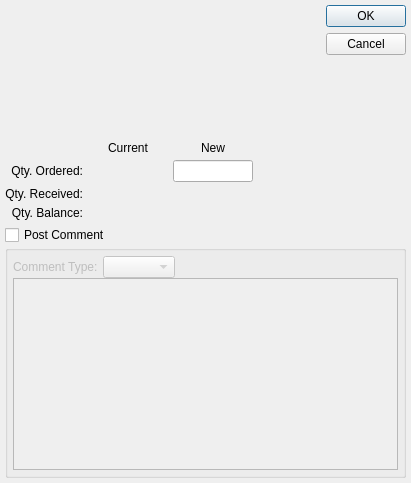
<?xml version="1.0" encoding="UTF-8"?>
<ui version="4.0">
 <comment>This file is part of the xTuple ERP: PostBooks Edition, a free and
open source Enterprise Resource Planning software suite,
Copyright (c) 1999-2011 by OpenMFG LLC, d/b/a xTuple.
It is licensed to you under the Common Public Attribution License
version 1.0, the full text of which (including xTuple-specific Exhibits)
is available at www.xtuple.com/CPAL.  By using this software, you agree
to be bound by its terms.</comment>
 <class>changeWoQty</class>
 <widget class="QDialog" name="changeWoQty">
  <property name="geometry">
   <rect>
    <x>0</x>
    <y>0</y>
    <width>411</width>
    <height>483</height>
   </rect>
  </property>
  <property name="windowTitle">
   <string>Change W/O Quantity Ordered</string>
  </property>
  <layout class="QGridLayout" name="gridLayout">
   <item row="0" column="0">
    <layout class="QVBoxLayout">
     <property name="spacing">
      <number>5</number>
     </property>
     <item>
      <layout class="QHBoxLayout">
       <property name="spacing">
        <number>2</number>
       </property>
       <item>
        <widget class="WoCluster" name="_wo"/>
       </item>
       <item>
        <spacer>
         <property name="orientation">
          <enum>Qt::Horizontal</enum>
         </property>
         <property name="sizeType">
          <enum>QSizePolicy::Expanding</enum>
         </property>
         <property name="sizeHint" stdset="0">
          <size>
           <width>20</width>
           <height>20</height>
          </size>
         </property>
        </spacer>
       </item>
       <item>
        <widget class="QDialogButtonBox" name="_buttonBox">
         <property name="orientation">
          <enum>Qt::Vertical</enum>
         </property>
         <property name="standardButtons">
          <set>QDialogButtonBox::Cancel|QDialogButtonBox::Ok</set>
         </property>
        </widget>
       </item>
      </layout>
     </item>
     <item>
      <layout class="QHBoxLayout">
       <property name="spacing">
        <number>0</number>
       </property>
       <item>
        <layout class="QGridLayout">
         <item row="1" column="0">
          <widget class="QLabel" name="_qtyOrderedLit">
           <property name="text">
            <string>Qty. Ordered:</string>
           </property>
           <property name="alignment">
            <set>Qt::AlignRight|Qt::AlignTrailing|Qt::AlignVCenter</set>
           </property>
          </widget>
         </item>
         <item row="0" column="2">
          <widget class="QLabel" name="_newLit">
           <property name="text">
            <string>New</string>
           </property>
           <property name="alignment">
            <set>Qt::AlignCenter</set>
           </property>
          </widget>
         </item>
         <item row="1" column="2">
          <widget class="XLineEdit" name="_newQtyOrdered">
           <property name="maximumSize">
            <size>
             <width>80</width>
             <height>32767</height>
            </size>
           </property>
           <property name="alignment">
            <set>Qt::AlignRight</set>
           </property>
          </widget>
         </item>
         <item row="2" column="0">
          <widget class="QLabel" name="_qtyReceivedLit">
           <property name="text">
            <string>Qty. Received:</string>
           </property>
           <property name="alignment">
            <set>Qt::AlignRight|Qt::AlignTrailing|Qt::AlignVCenter</set>
           </property>
          </widget>
         </item>
         <item row="3" column="2">
          <widget class="XLabel" name="_newQtyBalance">
           <property name="minimumSize">
            <size>
             <width>80</width>
             <height>0</height>
            </size>
           </property>
           <property name="alignment">
            <set>Qt::AlignRight|Qt::AlignTrailing|Qt::AlignVCenter</set>
           </property>
          </widget>
         </item>
         <item row="2" column="2">
          <widget class="XLabel" name="_newQtyReceived">
           <property name="minimumSize">
            <size>
             <width>80</width>
             <height>0</height>
            </size>
           </property>
           <property name="alignment">
            <set>Qt::AlignRight|Qt::AlignTrailing|Qt::AlignVCenter</set>
           </property>
          </widget>
         </item>
         <item row="1" column="1">
          <widget class="XLabel" name="_currentQtyOrdered">
           <property name="minimumSize">
            <size>
             <width>80</width>
             <height>0</height>
            </size>
           </property>
           <property name="alignment">
            <set>Qt::AlignRight|Qt::AlignTrailing|Qt::AlignVCenter</set>
           </property>
          </widget>
         </item>
         <item row="0" column="1">
          <widget class="QLabel" name="_currentLit">
           <property name="text">
            <string>Current</string>
           </property>
           <property name="alignment">
            <set>Qt::AlignCenter</set>
           </property>
          </widget>
         </item>
         <item row="3" column="0">
          <widget class="QLabel" name="_qtyBalanceLit">
           <property name="text">
            <string>Qty. Balance:</string>
           </property>
           <property name="alignment">
            <set>Qt::AlignRight|Qt::AlignTrailing|Qt::AlignVCenter</set>
           </property>
          </widget>
         </item>
         <item row="3" column="1">
          <widget class="XLabel" name="_currentQtyBalance">
           <property name="minimumSize">
            <size>
             <width>80</width>
             <height>0</height>
            </size>
           </property>
           <property name="alignment">
            <set>Qt::AlignRight|Qt::AlignTrailing|Qt::AlignVCenter</set>
           </property>
          </widget>
         </item>
         <item row="2" column="1">
          <widget class="XLabel" name="_currentQtyReceived">
           <property name="minimumSize">
            <size>
             <width>80</width>
             <height>0</height>
            </size>
           </property>
           <property name="alignment">
            <set>Qt::AlignRight|Qt::AlignTrailing|Qt::AlignVCenter</set>
           </property>
          </widget>
         </item>
        </layout>
       </item>
       <item>
        <spacer>
         <property name="orientation">
          <enum>Qt::Horizontal</enum>
         </property>
         <property name="sizeType">
          <enum>QSizePolicy::Expanding</enum>
         </property>
         <property name="sizeHint" stdset="0">
          <size>
           <width>126</width>
           <height>20</height>
          </size>
         </property>
        </spacer>
       </item>
      </layout>
     </item>
    </layout>
   </item>
   <item row="1" column="0">
    <layout class="QVBoxLayout">
     <property name="spacing">
      <number>0</number>
     </property>
     <item>
      <layout class="QHBoxLayout">
       <property name="spacing">
        <number>0</number>
       </property>
       <item>
        <widget class="XCheckBox" name="_postComment">
         <property name="text">
          <string>Post Comment</string>
         </property>
        </widget>
       </item>
       <item>
        <spacer>
         <property name="orientation">
          <enum>Qt::Horizontal</enum>
         </property>
         <property name="sizeType">
          <enum>QSizePolicy::Expanding</enum>
         </property>
         <property name="sizeHint" stdset="0">
          <size>
           <width>46</width>
           <height>10</height>
          </size>
         </property>
        </spacer>
       </item>
      </layout>
     </item>
     <item>
      <widget class="QGroupBox" name="_commentGroup">
       <property name="enabled">
        <bool>false</bool>
       </property>
       <property name="sizePolicy">
        <sizepolicy hsizetype="Preferred" vsizetype="Expanding">
         <horstretch>0</horstretch>
         <verstretch>0</verstretch>
        </sizepolicy>
       </property>
       <property name="title">
        <string/>
       </property>
       <layout class="QVBoxLayout">
        <property name="spacing">
         <number>0</number>
        </property>
        <property name="margin">
         <number>5</number>
        </property>
        <item>
         <layout class="QHBoxLayout">
          <property name="spacing">
           <number>0</number>
          </property>
          <item>
           <layout class="QHBoxLayout">
            <property name="spacing">
             <number>5</number>
            </property>
            <item>
             <widget class="QLabel" name="_cmnttypeLit">
              <property name="text">
               <string>Comment Type:</string>
              </property>
             </widget>
            </item>
            <item>
             <widget class="XComboBox" name="_cmnttype"/>
            </item>
           </layout>
          </item>
          <item>
           <spacer>
            <property name="orientation">
             <enum>Qt::Horizontal</enum>
            </property>
            <property name="sizeType">
             <enum>QSizePolicy::Expanding</enum>
            </property>
            <property name="sizeHint" stdset="0">
             <size>
              <width>51</width>
              <height>10</height>
             </size>
            </property>
           </spacer>
          </item>
         </layout>
        </item>
        <item>
         <widget class="XTextEdit" name="_comment"/>
        </item>
       </layout>
      </widget>
     </item>
    </layout>
   </item>
  </layout>
 </widget>
 <layoutdefault spacing="5" margin="5"/>
 <pixmapfunction>qPixmapFromMimeSource</pixmapfunction>
 <customwidgets>
  <customwidget>
   <class>WoCluster</class>
   <extends>QWidget</extends>
   <header>wocluster.h</header>
  </customwidget>
  <customwidget>
   <class>XCheckBox</class>
   <extends>QCheckBox</extends>
   <header>xcheckbox.h</header>
  </customwidget>
  <customwidget>
   <class>XComboBox</class>
   <extends>QComboBox</extends>
   <header>xcombobox.h</header>
  </customwidget>
  <customwidget>
   <class>XLabel</class>
   <extends>QLabel</extends>
   <header>xlabel.h</header>
  </customwidget>
  <customwidget>
   <class>XLineEdit</class>
   <extends>QLineEdit</extends>
   <header>xlineedit.h</header>
   <container>1</container>
  </customwidget>
  <customwidget>
   <class>XTextEdit</class>
   <extends>QTextEdit</extends>
   <header>xtextedit.h</header>
  </customwidget>
 </customwidgets>
 <tabstops>
  <tabstop>_wo</tabstop>
  <tabstop>_newQtyOrdered</tabstop>
  <tabstop>_postComment</tabstop>
  <tabstop>_cmnttype</tabstop>
  <tabstop>_comment</tabstop>
 </tabstops>
 <resources/>
 <connections>
  <connection>
   <sender>_wo</sender>
   <signal>qtyOrderedChanged(double)</signal>
   <receiver>_currentQtyOrdered</receiver>
   <slot>setDouble(double)</slot>
   <hints>
    <hint type="sourcelabel">
     <x>20</x>
     <y>20</y>
    </hint>
    <hint type="destinationlabel">
     <x>20</x>
     <y>20</y>
    </hint>
   </hints>
  </connection>
  <connection>
   <sender>_wo</sender>
   <signal>qtyReceivedChanged(double)</signal>
   <receiver>_currentQtyReceived</receiver>
   <slot>setDouble(double)</slot>
   <hints>
    <hint type="sourcelabel">
     <x>20</x>
     <y>20</y>
    </hint>
    <hint type="destinationlabel">
     <x>20</x>
     <y>20</y>
    </hint>
   </hints>
  </connection>
  <connection>
   <sender>_wo</sender>
   <signal>valid(bool)</signal>
   <receiver>_newQtyOrdered</receiver>
   <slot>setEnabled(bool)</slot>
   <hints>
    <hint type="sourcelabel">
     <x>20</x>
     <y>20</y>
    </hint>
    <hint type="destinationlabel">
     <x>20</x>
     <y>20</y>
    </hint>
   </hints>
  </connection>
  <connection>
   <sender>_wo</sender>
   <signal>qtyReceivedChanged(double)</signal>
   <receiver>_newQtyReceived</receiver>
   <slot>setDouble(double)</slot>
   <hints>
    <hint type="sourcelabel">
     <x>20</x>
     <y>20</y>
    </hint>
    <hint type="destinationlabel">
     <x>20</x>
     <y>20</y>
    </hint>
   </hints>
  </connection>
  <connection>
   <sender>_wo</sender>
   <signal>qtyBalanceChanged(double)</signal>
   <receiver>_newQtyBalance</receiver>
   <slot>setDouble(double)</slot>
   <hints>
    <hint type="sourcelabel">
     <x>20</x>
     <y>20</y>
    </hint>
    <hint type="destinationlabel">
     <x>20</x>
     <y>20</y>
    </hint>
   </hints>
  </connection>
  <connection>
   <sender>_wo</sender>
   <signal>qtyBalanceChanged(double)</signal>
   <receiver>_currentQtyBalance</receiver>
   <slot>setDouble(double)</slot>
   <hints>
    <hint type="sourcelabel">
     <x>20</x>
     <y>20</y>
    </hint>
    <hint type="destinationlabel">
     <x>20</x>
     <y>20</y>
    </hint>
   </hints>
  </connection>
  <connection>
   <sender>_postComment</sender>
   <signal>toggled(bool)</signal>
   <receiver>_commentGroup</receiver>
   <slot>setEnabled(bool)</slot>
   <hints>
    <hint type="sourcelabel">
     <x>20</x>
     <y>20</y>
    </hint>
    <hint type="destinationlabel">
     <x>20</x>
     <y>20</y>
    </hint>
   </hints>
  </connection>
 </connections>
</ui>
